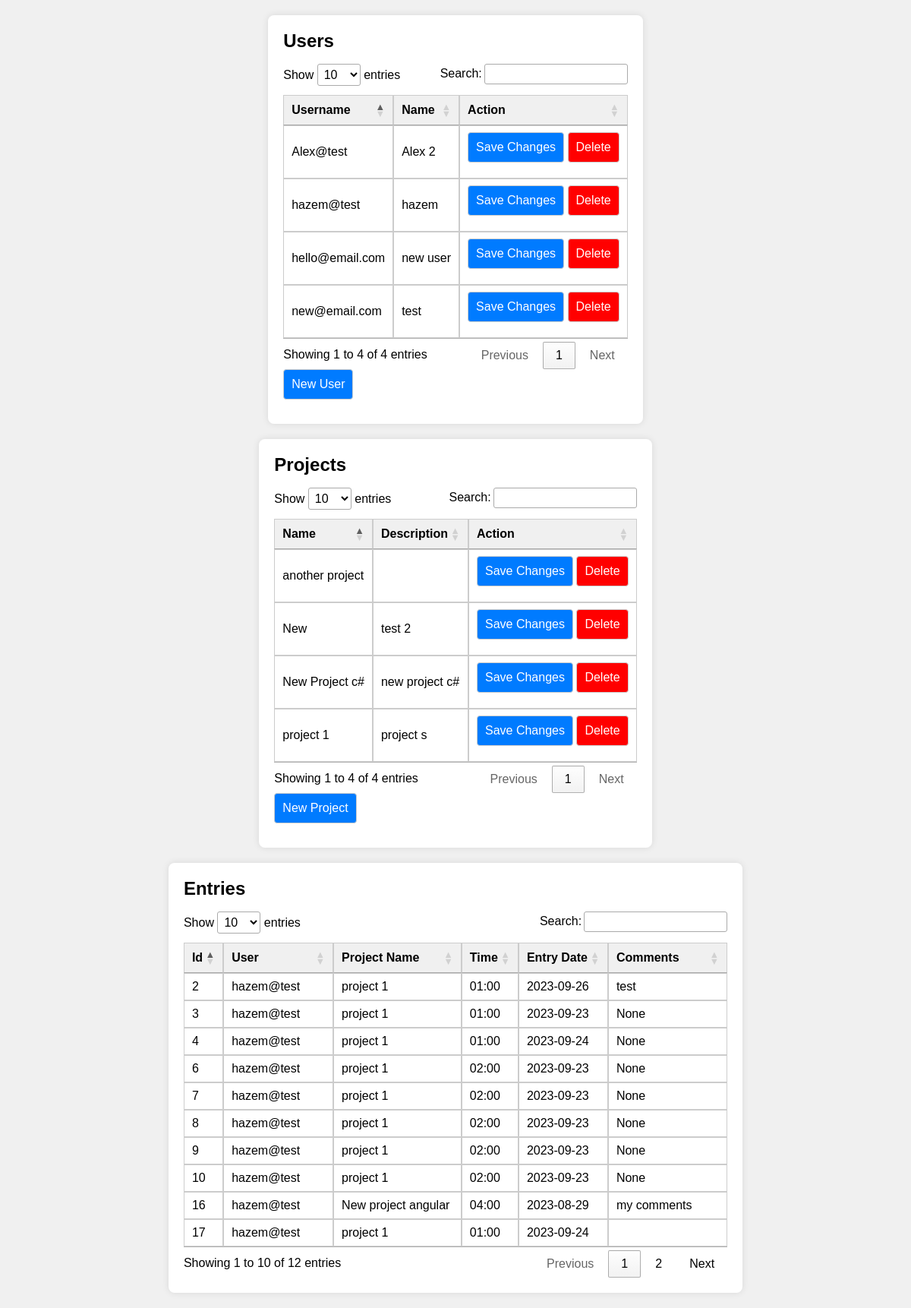
The page /admin on the database its author committed.
### tables this page shows
CREATE TABLE users (
    username varchar PRIMARY KEY,
    name varchar NOT NULL
);

CREATE TABLE projects (
    name TEXT PRIMARY KEY,
    desc TEXT
);

CREATE TABLE user_entries (
    
   entry_id INTEGER PRIMARY KEY AUTOINCREMENT,
    project_name TEXT,
    user_name TEXT, 
    time float, 
    entry_date date, comments text,
    FOREIGN KEY (project_name) REFERENCES projects(name),
    FOREIGN KEY (user_name) REFERENCES users(name)
);

### handler.py (the view)
@app.route('/admin')
def handle_admin_request():
    users= userService.get_users()
    projects=projectService.get_projects()
    users_entries=userService.get_all_users_etntries()
    return render_template('admin.html', users=users , projects=projects,users_entries=users_entries)

### app/services/ProjectService.py (called while the page is built)
    def get_projects(self):
        conn = sqlite3.connect('my_database.db')
        cursor = conn.cursor()
        cursor.execute('SELECT * FROM projects')
        rows = cursor.fetchall()
        projects = []
        for row in rows:
            name, desc = row
            project = Project(name, desc)
            projects.append(project)
        cursor.close()
        conn.close()
        return projects

### app/services/UserService.py (called while the page is built)
    def get_users(self):
        conn = sqlite3.connect('my_database.db')
        cursor = conn.cursor()
        cursor.execute('SELECT * FROM users')
        rows = cursor.fetchall()
        users = []
        for row in rows:
            username, name = row
            user = User(username, name)
            users.append(user)
        cursor.close()
        conn.close()
        return users

    def get_all_users_etntries(self):
        conn = sqlite3.connect('my_database.db')
        cursor = conn.cursor()
        cursor.execute('SELECT * FROM user_entries')
        rows = cursor.fetchall()
        entries = []
        for row in rows:
            id, project_name,user_name,time, entry_date ,comments= row
            entry = Entry(id,user_name,project_name,time, entry_date,comments)
            entries.append(entry)
        cursor.close()
        conn.close()
        return entries

### templates/admin.html (shortened to what this page needs)
<!DOCTYPE html>
<html lang="en">
  <head>
    <link
      rel="stylesheet"
      href="https://cdn.datatables.net/1.13.6/css/jquery.dataTables.min.css"
    />
    <link
      rel="stylesheet"
      type="text/css"
      href="{{ url_for('static',filename='styles/admin.css') }}"
    />
  </head>
  <body>
    <div class="container">
      <h1>Users</h1>
      <table id="usersTable" class="editable-table">
        <thead>
          <tr>
            <th>Username</th>
            <th>Name</th>
            <th>Action</th>
          </tr>
        </thead>
        <tbody>
          {% for user in users %}
          <tr>
            <td contenteditable="false">{{ user.username }}</td>
            <td contenteditable="true">{{ user.name }}</td>
            <td>
              <button class="user-update-row-btn">Save Changes</button>
              <button class="user-delete-row-btn">Delete</button>
            </td>
          </tr>
          {% endfor %}
        </tbody>
      </table>
      <button id="userAddRowBtn">New User</button>
    </div>
    <div class="container">
      <h1>Projects</h1>
      <table id="projectsTable" class="editable-table">
        <thead>
          <tr>
            <th>Name</th>
            <th>Description</th>
            <th>Action</th>
          </tr>
        </thead>
        <tbody>
          {% for proj in projects %}
          <tr>
            <td contenteditable="false">{{ proj.name }}</td>
            <td contenteditable="true">{{ proj.desc }}</td>
            <td>
              <button class="project-update-row-btn">Save Changes</button>
              <button class="project-delete-row-btn">Delete</button>
            </td>
          </tr>
          {% endfor %}
        </tbody>
      </table>
      <button id="projectAddRowBtn">New Project</button>
    </div>
    <div class="container">
      <h1>Entries</h1>
      <table id="entriesTable" class="editable-table">
        <thead>
          <tr>
            <th>Id</th>
            <th>User</th>
            <th>Project Name</th>
            <th>Time</th>
            <th>Entry Date</th>
            <th>Comments</th>
          </tr>
        </thead>
        <tbody>
          {% for entry in users_entries %}
          <tr>
            <td contenteditable="false">{{ entry.id }}</td>
            <td contenteditable="false">{{ entry.username }}</td>
            <td contenteditable="false">{{ entry.project_name }}</td>
            <td contenteditable="false">{{ entry.time }}</td>
            <td contenteditable="false">{{ entry.entry_date }}</td>
            <td contenteditable="false">{{ entry.comments }}</td>
          </tr>
          {% endfor %}
        </tbody>
      </table>
    </div>
  </body>
</html>

### static/styles/admin.css (style rules this page uses)
* { margin: 0; padding: 0; box-sizing: border-box; }
body { font-family: Arial, sans-serif; background-color: #f0f0f0; margin: 0; padding: 0; }
.container { max-width: fit-content; margin: 20px auto; background-color: #fff; padding: 20px; border-radius: 8px; box-shadow: 0 0 10px rgba(0, 0, 0, 0.1); }
h1 { font-size: 24px; margin-bottom: 16px; }
.editable-table { width: 100%; border-collapse: collapse; margin-top: 10px; }
.editable-table th, .editable-table td { padding: 12px; border: 1px solid #ccc; text-align: left; }
.editable-table th { background-color: #f0f0f0; font-weight: bold; }
button { background-color: #007bff; color: #fff; border: none; cursor: pointer; transition: background-color 0.2s; }
.project-delete-row-btn, .user-delete-row-btn { color: #fff; background-color: red; }
input[type="date"], select, input[type="number"], textarea, button { padding: 10px; margin-bottom: 12px; border: 1px solid #ccc; border-radius: 4px; font-size: 16px; }

### rows shown on the page
users: username "hazem@test", name "hazem"
users: username "hello@email.com", name "new user"
users: username "new@email.com", name "test"
users: username "Alex@test", name "Alex 2"
projects: name "project 1", desc "project s"
projects: name "New", desc "test 2"
projects: name "New Project c#", desc "new project c#"
projects: name "another project"
user_entries: id "2", username "hazem@test", project_name "project 1", time "01:00", entry_date "2023-09-26", comments "test"
user_entries: id "3", username "hazem@test", project_name "project 1", time "01:00", entry_date "2023-09-23", comments "None"
user_entries: id "4", username "hazem@test", project_name "project 1", time "01:00", entry_date "2023-09-24", comments "None"
user_entries: id "6", username "hazem@test", project_name "project 1", time "02:00", entry_date "2023-09-23", comments "None"
user_entries: id "7", username "hazem@test", project_name "project 1", time "02:00", entry_date "2023-09-23", comments "None"
user_entries: id "8", username "hazem@test", project_name "project 1", time "02:00", entry_date "2023-09-23", comments "None"
user_entries: id "9", username "hazem@test", project_name "project 1", time "02:00", entry_date "2023-09-23", comments "None"
user_entries: id "10", username "hazem@test", project_name "project 1", time "02:00", entry_date "2023-09-23", comments "None"
user_entries: id "16", username "hazem@test", project_name "New project angular", time "04:00", entry_date "2023-08-29", comments "my comments"
user_entries: id "17", username "hazem@test", project_name "project 1", time "01:00", entry_date "2023-09-24"
